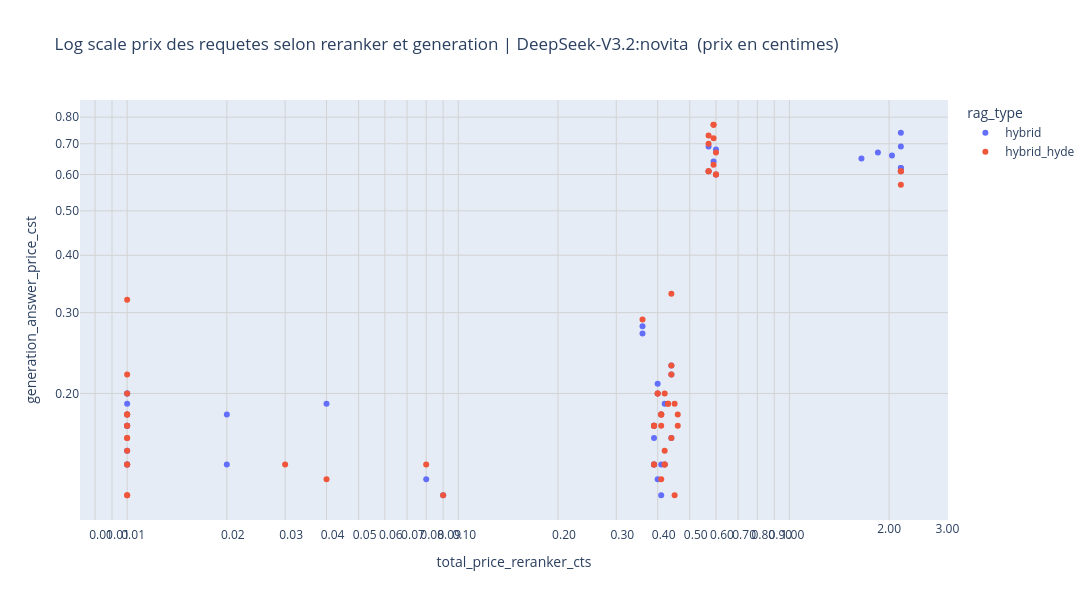

Here is the notebook cell this chart was saved with:
### Markdown cell above
#### Prix des requetes selon input / output tokens

### Code cell
import plotly.express as px

# Création du graphique
model=top2_models[0]
title=f"""Log scale prix des requetes selon reranker et generation | {model.split('/')[1]}  (prix en centimes)"""
fig = px.scatter(
    df_tokens_usage_hybrid_flat[df_tokens_usage_hybrid_flat["model"]==model],        
    x="total_price_reranker_cts",
    y='generation_answer_price_cst',
    color="rag_type",
    title=title,
    log_x=True,
    log_y=True,
    width=1200,
    height=600,
    hover_data={
            "input_tokens": True,           # afficher
            "completion_tokens": True,       # afficher            
            "hyde_generation_cts": ":.2f",          # afficher avec 2 décimales
            "total_price_cts": ":.2f",          # afficher avec 2 décimales
    }    
)

# Mise à jour de la mise en forme
fig.update_layout(
    showlegend=True,
    hovermode='closest'
)

# Mise à jour des axes pour un formatage lisible
fig.update_xaxes(
    tickformat=".2f",
    gridcolor='lightgray'
)
fig.update_yaxes(
    tickformat=".2f",
    gridcolor='lightgray'
)

# fig.add_hline(y=1, line_dash="dot", line_color="red", annotation_text="1 centime")
# fig.add_vline(x=1, line_dash="dot", line_color="red")

fig.show()

### Figure 1 — Plotly figure (JSON) as saved in the notebook; plotly's stock layout.template omitted (floating-point values rounded to 4 significant figures; data arrays with more than 128 entries replaced by an {"elided": "..."} marker saying what was removed)
{"data": [{"customdata": {"elided": "51x4 float values"}, "hovertemplate": "rag_type=hybrid<br>total_price_reranker_cts=%{x}<br>generation_answer_price_cst=%{y}<br>input_tokens=%{customdata[0]}<br>completion_tokens=%{customdata[1]}<br>hyde_generation_cts=%{customdata[2]:.2f}<br>total_price_cts=%{customdata[3]:.2f}<extra></extra>", "legendgroup": "hybrid", "marker": {"color": "#636efa", "symbol": "circle"}, "mode": "markers", "name": "hybrid", "orientation": "v", "showlegend": true, "type": "scatter", "x": [2.17, 0.57, 0.6, 0.59, 2.17, 2.17, 0.57, 0.6, 2.17, 2.17, 2.04, 1.85, 1.65, 0.36, 0.39, 0.39, 0.41, 0.39, 0.4, 0.41, 0.42, 0.42, 0.44, 0.36, 0.39, 0.01, 0.0, 0.39, 0.4, 0.41, 0.01, 0.01, 0.0, 0.01, 0.0, 0.01, 0.44, 0.04, 0.01, 0.0, 0.0, 0.01, 0.44, 0.02, 0.01, 0.0, 0.01, 0.02, 0.08, 0.09, 0.4], "xaxis": "x", "y": [0.62, 0.61, 0.6, 0.64, 0.62, 0.69, 0.69, 0.68, 0.74, 0.61, 0.66, 0.67, 0.65, 0.27, 0.17, 0.16, 0.18, 0.14, 0.2, 0.14, 0.14, 0.19, 0.16, 0.28, 0.17, 0.17, 0.17, 0.14, 0.21, 0.12, 0.14, 0.2, 0.17, 0.14, 0.15, 0.15, 0.22, 0.19, 0.2, 0.17, 0.34, 0.19, 0.23, 0.18, 0.18, 0.16, 0.17, 0.14, 0.13, 0.12, 0.13], "yaxis": "y"}, {"customdata": {"elided": "78x4 float values"}, "hovertemplate": "rag_type=hybrid_hyde<br>total_price_reranker_cts=%{x}<br>generation_answer_price_cst=%{y}<br>input_tokens=%{customdata[0]}<br>completion_tokens=%{customdata[1]}<br>hyde_generation_cts=%{customdata[2]:.2f}<br>total_price_cts=%{customdata[3]:.2f}<extra></extra>", "legendgroup": "hybrid_hyde", "marker": {"color": "#EF553B", "symbol": "circle"}, "mode": "markers", "name": "hybrid_hyde", "orientation": "v", "showlegend": true, "type": "scatter", "x": [2.17, 0.57, 0.6, 0.59, 2.17, 0.57, 0.6, 0.57, 0.59, 2.17, 0.57, 0.6, 0.59, 0.59, 0.0, 0.0, 0.0, 0.41, 0.01, 0.01, 0.01, 0.01, 0.0, 0.01, 0.42, 0.42, 0.42, 0.44, 0.41, 0.45, 0.46, 0.44, 0.43, 0.44, 0.41, 0.46, 0.44, 0.43, 0.45, 0.08, 0.36, 0.01, 0.39, 0.0, 0.39, 0.4, 0.01, 0.0, 0.42, 0.0, 0.0, 0.39, 0.39, 0.41, 0.39, 0.4, 0.41, 0.0, 0.0, 0.01, 0.03, 0.0, 0.01, 0.0, 0.01, 0.01, 0.01, 0.01, 0.01, 0.0, 0.0, 0.0, 0.0, 0.01, 0.0, 0.0, 0.09, 0.04], "xaxis": "x", "y": [0.61, 0.61, 0.6, 0.63, 0.61, 0.61, 0.6, 0.7, 0.72, 0.57, 0.73, 0.67, 0.77, 0.77, 0.3, 0.18, 0.17, 0.17, 0.14, 0.22, 0.12, 0.14, 0.18, 0.18, 0.14, 0.14, 0.15, 0.22, 0.18, 0.19, 0.17, 0.33, 0.19, 0.23, 0.18, 0.18, 0.16, 0.19, 0.12, 0.14, 0.29, 0.17, 0.17, 0.17, 0.14, 0.2, 0.12, 0.15, 0.2, 0.17, 0.29, 0.17, 0.17, 0.18, 0.14, 0.2, 0.13, 0.14, 0.2, 0.16, 0.14, 0.15, 0.15, 0.21, 0.18, 0.2, 0.16, 0.32, 0.18, 0.24, 0.18, 0.17, 0.15, 0.17, 0.13, 0.13, 0.12, 0.13], "yaxis": "y"}], "layout": {"height": 600, "hovermode": "closest", "legend": {"title": {"text": "rag_type"}, "tracegroupgap": 0}, "showlegend": true, "title": {"text": "Log scale prix des requetes selon reranker et generation | DeepSeek-V3.2:novita  (prix en centimes)"}, "width": 1200, "xaxis": {"anchor": "y", "domain": [0, 1], "gridcolor": "lightgray", "tickformat": ".2f", "title": {"text": "total_price_reranker_cts"}, "type": "log"}, "yaxis": {"anchor": "x", "domain": [0, 1], "gridcolor": "lightgray", "tickformat": ".2f", "title": {"text": "generation_answer_price_cst"}, "type": "log"}}}
